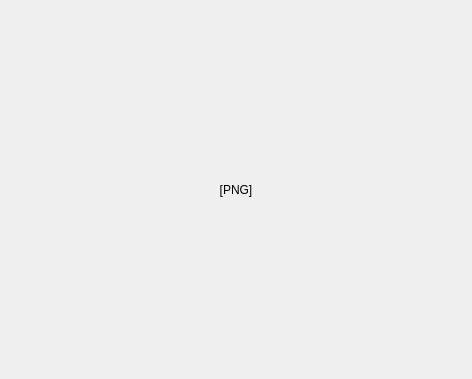
<?xml version="1.0" encoding="UTF-8"?>
<ui version="4.0">
 <class>QtBeastDisplay</class>
 <widget class="QWidget" name="QtBeastDisplay">
  <property name="geometry">
   <rect>
    <x>0</x>
    <y>0</y>
    <width>472</width>
    <height>379</height>
   </rect>
  </property>
  <property name="windowTitle">
   <string>Form</string>
  </property>
  <layout class="QGridLayout" name="gridLayout">
   <item row="0" column="0">
    <widget class="QLabel" name="image_birth_death">
     <property name="text">
      <string>[PNG]</string>
     </property>
     <property name="alignment">
      <set>Qt::AlignCenter</set>
     </property>
    </widget>
   </item>
  </layout>
 </widget>
 <resources/>
 <connections/>
</ui>
